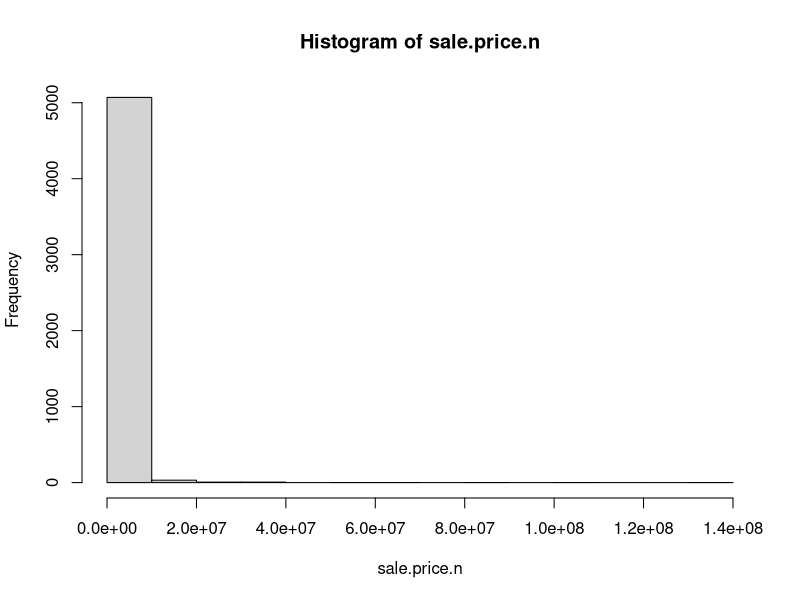
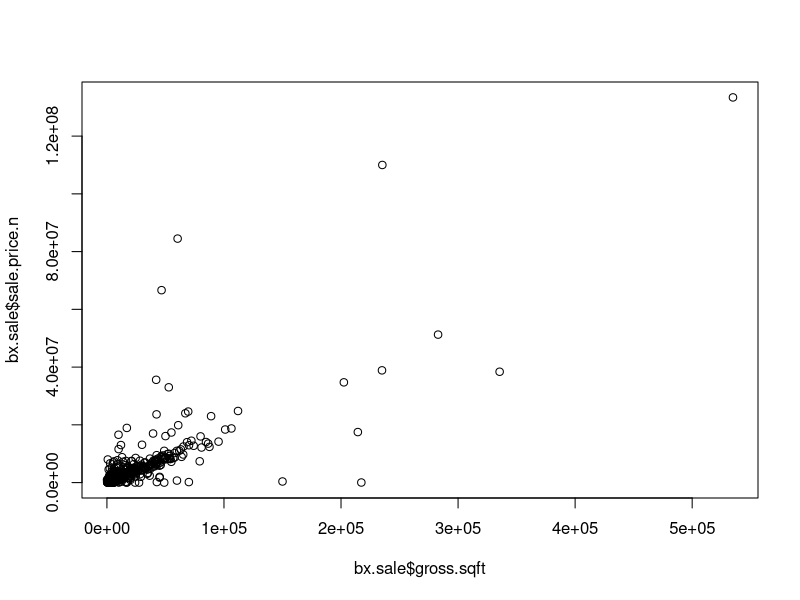
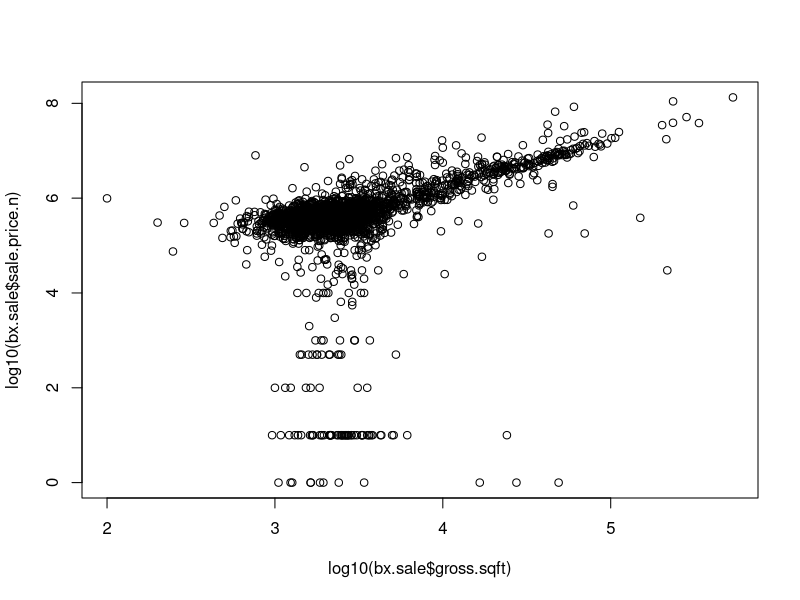
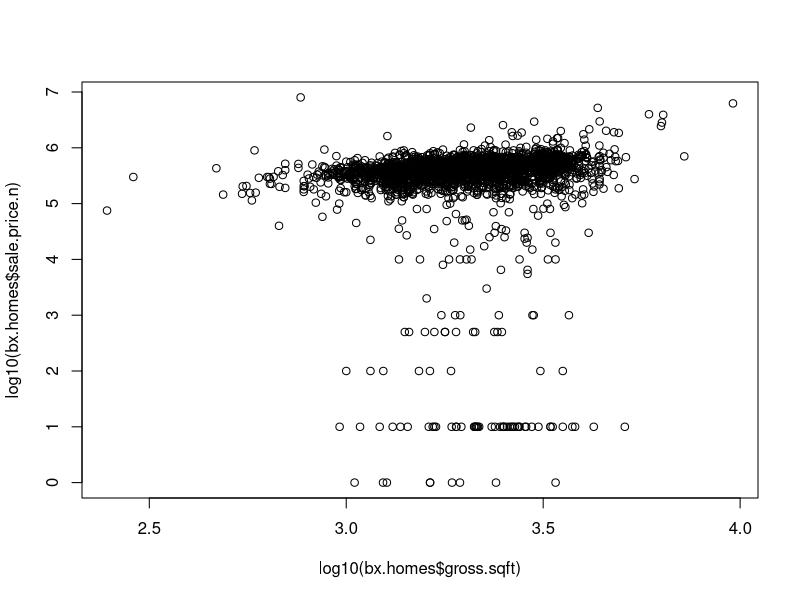
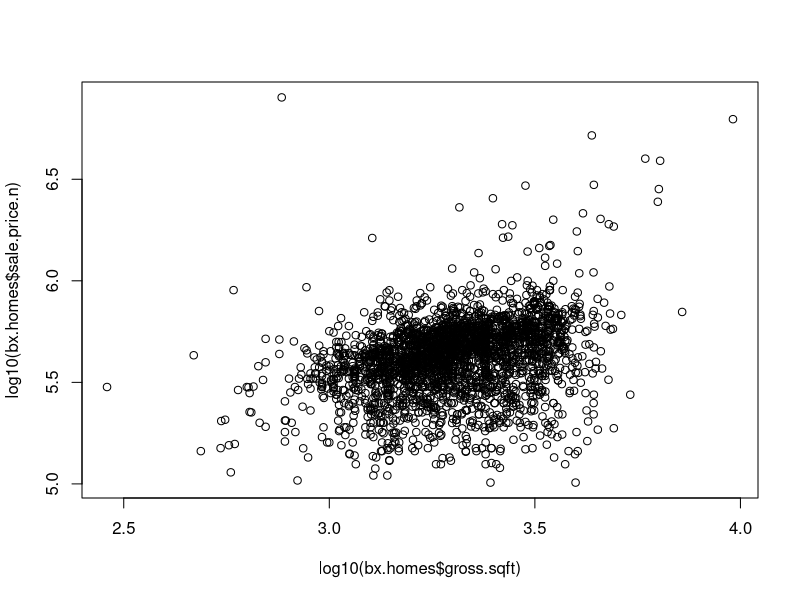

R code for these plots, in order:
# Author: Benjamin Reddy
# Taken from pages 49-50 of O'Neil and Schutt

#require(gdata)
#require(plyr) #Added by Monnie McGee
#install the gdata and plyr packages and load in to R.
library(plyr)
library(gdata)
setwd(".")
getwd()

# So, save the file as a csv and use read.csv instead
bx <- read.csv("data/rollingsales_bronx.csv",skip=4,header=TRUE)

## Check the data
head(bx)
summary(bx)
str(bx) # Very handy function!

## clean/format the data with regular expressions
## More on these later. For now, know that the
## pattern "[^[:digit:]]" refers to members of the variable name that
## start with digits. We use the gsub command to replace them with a blank space.
# We create a new variable that is a "clean' version of sale.price.
# And sale.price.n is numeric, not a factor.
bx$SALE.PRICE.N <- as.numeric(gsub("[^[:digit:]]","", bx$SALE.PRICE))
bx$sale.date.d <-strptime(bx$SALE.DATE, "%m/%d/%Y")
count(is.na(bx$SALE.PRICE.N))

names(bx) <- tolower(names(bx)) # make all variable names lower case

## Get rid of leading digits
bx$gross.sqft <- as.numeric(gsub("[^[:digit:]]","", bx$gross.square.feet))
bx$land.sqft <- as.numeric(gsub("[^[:digit:]]","", bx$land.square.feet))
bx$year.built <- as.numeric(as.character(bx$year.built))

## do a bit of exploration to make sure there's not anything
## weird going on with sale prices
attach(bx)
hist(sale.price.n)


## keep only the actual sales
bx.sale <- bx[bx$sale.price.n!=0,]
plot(bx.sale$gross.sqft,bx.sale$sale.price.n)
plot(log10(bx.sale$gross.sqft),log10(bx.sale$sale.price.n))

## for now, let's look at 1-, 2-, and 3-family homes
bx.homes <- bx.sale[which(grepl("FAMILY",bx.sale$building.class.category)),]
dim(bx.homes)
plot(log10(bx.homes$gross.sqft),log10(bx.homes$sale.price.n))
summary(bx.homes[which(bx.homes$sale.price.n<100000),])


## remove outliers that seem like they weren't actual sales
bx.homes$outliers <- (log10(bx.homes$sale.price.n) <=5) + 0
bx.homes <- bx.homes[which(bx.homes$outliers==0),]
plot(log10(bx.homes$gross.sqft),log10(bx.homes$sale.price.n))
